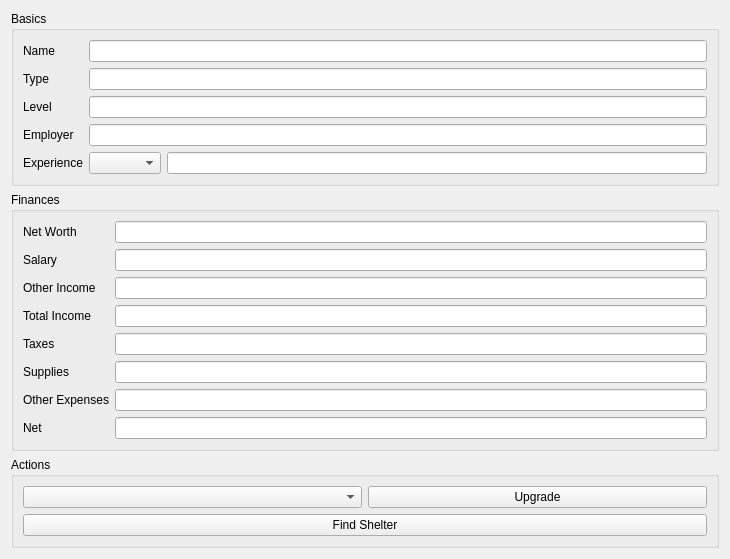
<?xml version="1.0" encoding="UTF-8"?>
<ui version="4.0">
 <class>Person</class>
 <widget class="QWidget" name="Person">
  <property name="geometry">
   <rect>
    <x>0</x>
    <y>0</y>
    <width>730</width>
    <height>550</height>
   </rect>
  </property>
  <property name="windowTitle">
   <string>Form</string>
  </property>
  <layout class="QVBoxLayout" name="verticalLayout">
   <item>
    <widget class="QGroupBox" name="groupBox">
     <property name="title">
      <string>Basics</string>
     </property>
     <layout class="QFormLayout" name="formLayout">
      <property name="fieldGrowthPolicy">
       <enum>QFormLayout::ExpandingFieldsGrow</enum>
      </property>
      <item row="0" column="0">
       <widget class="QLabel" name="label_3">
        <property name="text">
         <string>Name</string>
        </property>
       </widget>
      </item>
      <item row="0" column="1">
       <widget class="QLineEdit" name="nameLineEdit"/>
      </item>
      <item row="1" column="0">
       <widget class="QLabel" name="label_5">
        <property name="text">
         <string>Type</string>
        </property>
       </widget>
      </item>
      <item row="1" column="1">
       <widget class="QLineEdit" name="typeLineEdit">
        <property name="readOnly">
         <bool>true</bool>
        </property>
       </widget>
      </item>
      <item row="2" column="0">
       <widget class="QLabel" name="label_6">
        <property name="text">
         <string>Level</string>
        </property>
       </widget>
      </item>
      <item row="2" column="1">
       <widget class="QLineEdit" name="levelLineEdit">
        <property name="readOnly">
         <bool>true</bool>
        </property>
       </widget>
      </item>
      <item row="6" column="0">
       <widget class="QLabel" name="label_12">
        <property name="text">
         <string>Experience</string>
        </property>
       </widget>
      </item>
      <item row="6" column="1">
       <layout class="QHBoxLayout" name="horizontalLayout_2">
        <item>
         <widget class="QComboBox" name="expComboBox"/>
        </item>
        <item>
         <widget class="QLineEdit" name="expLineEdit">
          <property name="readOnly">
           <bool>true</bool>
          </property>
         </widget>
        </item>
       </layout>
      </item>
      <item row="4" column="0">
       <widget class="QLabel" name="label_11">
        <property name="text">
         <string>Employer</string>
        </property>
       </widget>
      </item>
      <item row="4" column="1">
       <widget class="QLineEdit" name="employerLineEdit">
        <property name="readOnly">
         <bool>true</bool>
        </property>
       </widget>
      </item>
     </layout>
    </widget>
   </item>
   <item>
    <widget class="QGroupBox" name="groupBox_2">
     <property name="title">
      <string>Finances</string>
     </property>
     <layout class="QFormLayout" name="formLayout_2">
      <property name="fieldGrowthPolicy">
       <enum>QFormLayout::ExpandingFieldsGrow</enum>
      </property>
      <item row="0" column="0">
       <widget class="QLabel" name="label_13">
        <property name="text">
         <string>Net Worth</string>
        </property>
       </widget>
      </item>
      <item row="0" column="1">
       <widget class="QLineEdit" name="netWorthLineEdit">
        <property name="readOnly">
         <bool>true</bool>
        </property>
       </widget>
      </item>
      <item row="1" column="0">
       <widget class="QLabel" name="label">
        <property name="text">
         <string>Salary</string>
        </property>
       </widget>
      </item>
      <item row="1" column="1">
       <widget class="QLineEdit" name="salaryLineEdit">
        <property name="readOnly">
         <bool>true</bool>
        </property>
       </widget>
      </item>
      <item row="2" column="0">
       <widget class="QLabel" name="label_2">
        <property name="text">
         <string>Other Income</string>
        </property>
       </widget>
      </item>
      <item row="2" column="1">
       <widget class="QLineEdit" name="otherIncomeLineEdit">
        <property name="readOnly">
         <bool>true</bool>
        </property>
       </widget>
      </item>
      <item row="3" column="0">
       <widget class="QLabel" name="label_4">
        <property name="text">
         <string>Total Income</string>
        </property>
       </widget>
      </item>
      <item row="3" column="1">
       <widget class="QLineEdit" name="totalIncomeLineEdit">
        <property name="readOnly">
         <bool>true</bool>
        </property>
       </widget>
      </item>
      <item row="4" column="0">
       <widget class="QLabel" name="label_7">
        <property name="text">
         <string>Taxes</string>
        </property>
       </widget>
      </item>
      <item row="4" column="1">
       <widget class="QLineEdit" name="taxesLineEdit">
        <property name="readOnly">
         <bool>true</bool>
        </property>
       </widget>
      </item>
      <item row="5" column="0">
       <widget class="QLabel" name="label_8">
        <property name="text">
         <string>Supplies</string>
        </property>
       </widget>
      </item>
      <item row="5" column="1">
       <widget class="QLineEdit" name="supplyLineEdit">
        <property name="readOnly">
         <bool>true</bool>
        </property>
       </widget>
      </item>
      <item row="6" column="0">
       <widget class="QLabel" name="label_9">
        <property name="text">
         <string>Other Expenses</string>
        </property>
       </widget>
      </item>
      <item row="6" column="1">
       <widget class="QLineEdit" name="otherExpensesLineEdit">
        <property name="readOnly">
         <bool>true</bool>
        </property>
       </widget>
      </item>
      <item row="7" column="0">
       <widget class="QLabel" name="label_10">
        <property name="text">
         <string>Net</string>
        </property>
       </widget>
      </item>
      <item row="7" column="1">
       <widget class="QLineEdit" name="netLineEdit">
        <property name="readOnly">
         <bool>true</bool>
        </property>
       </widget>
      </item>
     </layout>
    </widget>
   </item>
   <item>
    <widget class="QGroupBox" name="groupBox_3">
     <property name="title">
      <string>Actions</string>
     </property>
     <layout class="QGridLayout" name="gridLayout">
      <item row="3" column="1">
       <widget class="QPushButton" name="findShelterPushButton">
        <property name="text">
         <string>Find Shelter</string>
        </property>
       </widget>
      </item>
      <item row="0" column="1">
       <layout class="QHBoxLayout" name="horizontalLayout_3">
        <item>
         <widget class="QComboBox" name="upgradeComboBox"/>
        </item>
        <item>
         <widget class="QPushButton" name="upgradePushButton">
          <property name="text">
           <string>Upgrade</string>
          </property>
         </widget>
        </item>
       </layout>
      </item>
     </layout>
    </widget>
   </item>
  </layout>
 </widget>
 <resources/>
 <connections/>
</ui>
